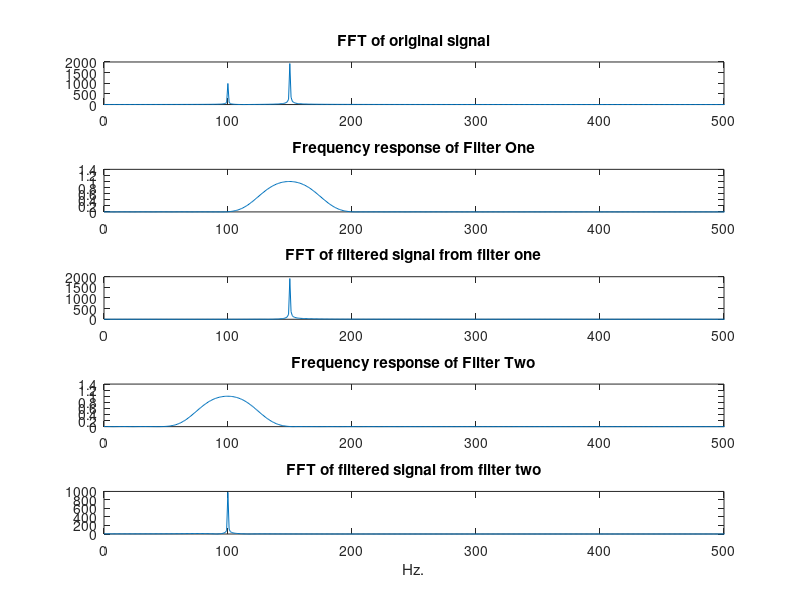

The MATLAB script that drew this image: (Note: this script raises an error after producing the figure.)
close all; clear all; clc; % Frequencies in Hz.  
 
 
F1 = 100;  F2 = 150;  
% Sampling Frequency in samples/sec.  
Fs = 1000;  
t = [0 : 1/Fs : 1]; % Time Vector 
F = Fs*[0:length(t)-1]/length(t); % Frequency Vector  
x = exp(j*2*pi*F1*t)+2*exp(j*2*pi*F2*t); % Signal Vector  
bh = fir1( 64 , [125  175]/500); % filter coeffs.  
bl = fir1( 64 , [75  125]/500); % filter coeffs. 
[hh,wh]=freqz(bh,1,length(t),'whole'); % Frequency response for filter 1 
[hl,wl]=freqz(bl,1,length(t),'whole'); % Frequency response for filter 2  
% Filter operation - see filtfilt in help to learn what it does  
yh = filtfilt(bh,1,x); 
yl = filtfilt(bl,1,x);  
% Plotting  
figure, subplot(5,1,1), 
plot(F,abs(fft(x))); 
xlim([0 Fs/2]);  
title('FFT of original signal');  
subplot(5,1,2), 
plot(F,abs(hh)); 
xlim([0 Fs/2]);  
title('Frequency response of Filter One');  
     subplot(5,1,3), 
     plot(F,abs(fft(yh))); 
     xlim([0 Fs/2]); 
     title('FFT of filtered signal from filter one'); 
subplot(5,1,4), 
plot(F,abs(hl)); 
xlim([0 Fs/2]);  
title('Frequency response of Filter Two');  
subplot(5,1,5), 
plot(F,abs(fft(yl))); 
xlim([0 Fs/2]); 
title('FFT of filtered signal from filter two'); 
xlabel('Hz.')  
 
% Pole Zero Constellations  
[bh,ah] = eqtflength(bh,1);  
[zh,ph,kh] = tf2zp(bh,ah); 
[bl,al] = eqtflength(bl,1);  
[zl,pl,kl] = tf2zp(bl,al); 
figure,  
subplot(1,2,1), 
pzmap(bh,ah); 
xlim([-1.5 1.5]); 
ylim([-1.5 1.5]); 
title('Filter_One'); 
subplot(1,2,2), 
pzmap(bl,al); 
xlim([-1.5 1.5]); 
ylim([-1.5 1.5]); 
title('Filter Two'); 
